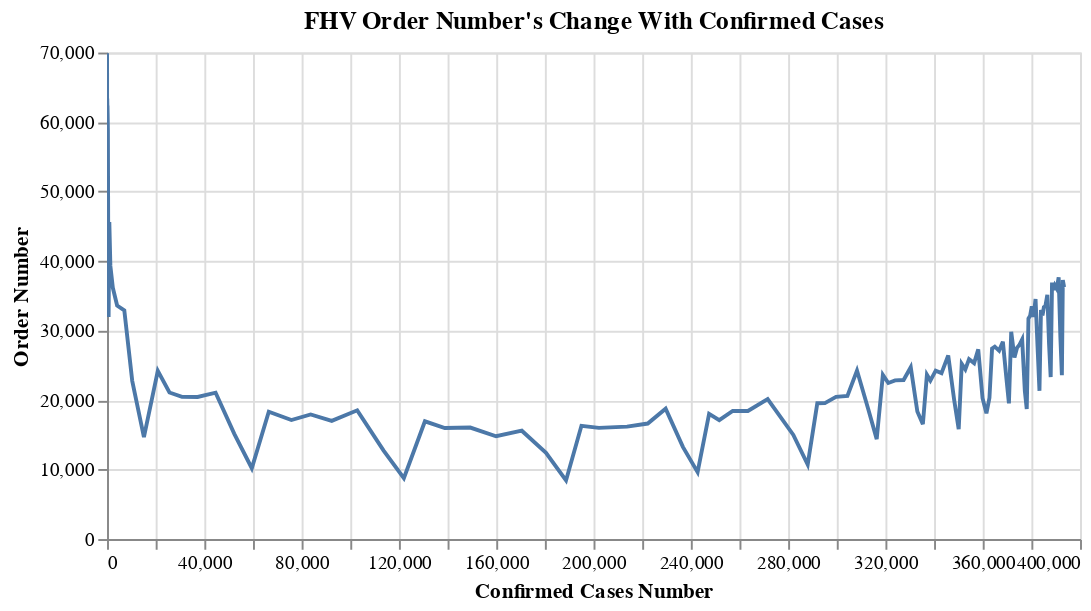

Here is the notebook cell this chart was saved with:
### Markdown cell above
## Relationship between confirmed cases and for hire vehicle order number

### Code cell
fhv_chart = alt.Chart(fhv_2020_covid, title="FHV Order Number's Change With Confirmed Cases").mark_line().encode(
    x="positive:Q",
    y="count2020:Q",
    tooltip=list(fhv_2020_covid.columns)
).properties(
    width=500,
    height=250
).interactive()

fhv_chart.encoding.x.title = "Confirmed Cases Number"
fhv_chart.encoding.y.title = "Order Number"

fhv_chart

### Figure 1 — Vega-Lite specification as saved in the notebook (floating-point values rounded to 4 significant figures)
{"config": {"view": {"continuousWidth": 400, "continuousHeight": 300}}, "data": {"name": "data-33af0f936c53148784758924240506a1"}, "mark": "line", "encoding": {"tooltip": [{"type": "nominal", "field": "date2020"}, {"type": "quantitative", "field": "count2020"}, {"type": "quantitative", "field": "positive"}], "x": {"type": "quantitative", "field": "positive", "title": "Confirmed Cases Number"}, "y": {"type": "quantitative", "field": "count2020", "title": "Order Number"}}, "height": 250, "selection": {"selector002": {"type": "interval", "bind": "scales", "encodings": ["x", "y"]}}, "title": "FHV Order Number's Change With Confirmed Cases", "width": 500, "$schema": "https://vega.github.io/schema/vega-lite/v4.8.1.json", "datasets": {"data-33af0f936c53148784758924240506a1": [{"date2020": "2020-03-01", "count2020": 44800, "positive": 0}, {"date2020": "2020-03-02", "count2020": 65168, "positive": 0}, {"date2020": "2020-03-03", "count2020": 68632, "positive": 1}, {"date2020": "2020-03-04", "count2020": 69476, "positive": 1}, {"date2020": "2020-03-05", "count2020": 69880, "positive": 3}, {"date2020": "2020-03-06", "count2020": 67153, "positive": 25}, {"date2020": "2020-03-07", "count2020": 50052, "positive": 36}, {"date2020": "2020-03-08", "count2020": 42517, "positive": 60}, {"date2020": "2020-03-09", "count2020": 63384, "positive": 88}, {"date2020": "2020-03-10", "count2020": 61867, "positive": 151}, {"date2020": "2020-03-11", "count2020": 62381, "positive": 195}, {"date2020": "2020-03-12", "count2020": 61250, "positive": 251}, {"date2020": "2020-03-13", "count2020": 58889, "positive": 353}, {"date2020": "2020-03-14", "count2020": 40668, "positive": 517}, {"date2020": "2020-03-15", "count2020": 31959, "positive": 648}, {"date2020": "2020-03-16", "count2020": 45625, "positive": 942}, {"date2020": "2020-03-17", "count2020": 39302, "positive": 1374}, {"date2020": "2020-03-18", "count2020": 36151, "positive": 2383}, {"date2020": "2020-03-19", "count2020": 33596, "positive": 4152}, {"date2020": "2020-03-20", "count2020": 32910, "positive": 7102}, {"date2020": "2020-03-21", "count2020": 22765, "positive": 10356}, {"date2020": "2020-03-22", "count2020": 14668, "positive": 15168}, {"date2020": "2020-03-23", "count2020": 24204, "positive": 20875}, {"date2020": "2020-03-24", "count2020": 21090, "positive": 25665}, {"date2020": "2020-03-25", "count2020": 20451, "positive": 30810}, {"date2020": "2020-03-26", "count2020": 20442, "positive": 37258}, {"date2020": "2020-03-27", "count2020": 21060, "positive": 44637}, {"date2020": "2020-03-28", "count2020": 15132, "positive": 52318}, {"date2020": "2020-03-29", "count2020": 10186, "positive": 59513}, {"date2020": "2020-03-30", "count2020": 18325, "positive": 66497}, {"date2020": "2020-03-31", "count2020": 17125, "positive": 75795}, {"date2020": "2020-04-01", "count2020": 17926, "positive": 83712}, {"date2020": "2020-04-02", "count2020": 16999, "positive": 92381}, {"date2020": "2020-04-03", "count2020": 18522, "positive": 102863}, {"date2020": "2020-04-04", "count2020": 12732, "positive": 113704}, {"date2020": "2020-04-05", "count2020": 8747, "positive": 122031}, {"date2020": "2020-04-06", "count2020": 16942, "positive": 130689}, {"date2020": "2020-04-07", "count2020": 15978, "positive": 138863}, {"date2020": "2020-04-08", "count2020": 16043, "positive": 149316}, {"date2020": "2020-04-09", "count2020": 14787, "positive": 159937}, {"date2020": "2020-04-10", "count2020": 15590, "positive": 170512}, {"date2020": "2020-04-11", "count2020": 12411, "positive": 180458}, {"date2020": "2020-04-12", "count2020": 8436, "positive": 188694}, {"date2020": "2020-04-13", "count2020": 16288, "positive": 195031}, {"date2020": "2020-04-14", "count2020": 16002, "positive": 202208}, {"date2020": "2020-04-15", "count2020": 16177, "positive": 213779}, {"date2020": "2020-04-16", "count2020": 16618, "positive": 222284}, {"date2020": "2020-04-17", "count2020": 18758, "positive": 229642}, {"date2020": "2020-04-18", "count2020": 13264, "positive": 236732}, {"date2020": "2020-04-19", "count2020": 9626, "positive": 242786}, {"date2020": "2020-04-20", "count2020": 18022, "positive": 247512}, {"date2020": "2020-04-21", "count2020": 17103, "positive": 251690}, {"date2020": "2020-04-22", "count2020": 18436, "positive": 257216}, {"date2020": "2020-04-23", "count2020": 18425, "positive": 263460}, {"date2020": "2020-04-24", "count2020": 20122, "positive": 271590}, {"date2020": "2020-04-25", "count2020": 14988, "positive": 282143}, {"date2020": "2020-04-26", "count2020": 10703, "positive": 288045}, {"date2020": "2020-04-27", "count2020": 19543, "positive": 291996}, {"date2020": "2020-04-28", "count2020": 19553, "positive": 295106}, {"date2020": "2020-04-29", "count2020": 20449, "positive": 299691}, {"date2020": "2020-04-30", "count2020": 20590, "positive": 304372}, {"date2020": "2020-05-01", "count2020": 24246, "positive": 308314}, {"date2020": "2020-05-02", "count2020": 18639, "positive": 312977}, {"date2020": "2020-05-03", "count2020": 14377, "positive": 316415}, {"date2020": "2020-05-04", "count2020": 23615, "positive": 318953}, {"date2020": "2020-05-05", "count2020": 22456, "positive": 321192}, {"date2020": "2020-05-06", "count2020": 22825, "positive": 323978}, {"date2020": "2020-05-07", "count2020": 22875, "positive": 327469}, {"date2020": "2020-05-08", "count2020": 24714, "positive": 330407}, {"date2020": "2020-05-09", "count2020": 18349, "positive": 333122}, {"date2020": "2020-05-10", "count2020": 16535, "positive": 335395}, {"date2020": "2020-05-11", "count2020": 23643, "positive": 337055}, {"date2020": "2020-05-12", "count2020": 22798, "positive": 338485}, {"date2020": "2020-05-13", "count2020": 24229, "positive": 340661}, {"date2020": "2020-05-14", "count2020": 23881, "positive": 343051}, {"date2020": "2020-05-15", "count2020": 26425, "positive": 345813}, {"date2020": "2020-05-16", "count2020": 20094, "positive": 348232}, {"date2020": "2020-05-17", "count2020": 15821, "positive": 350121}, {"date2020": "2020-05-18", "count2020": 25199, "positive": 351371}, {"date2020": "2020-05-19", "count2020": 24410, "positive": 352845}, {"date2020": "2020-05-20", "count2020": 25883, "positive": 354370}, {"date2020": "2020-05-21", "count2020": 25312, "positive": 356458}, {"date2020": "2020-05-22", "count2020": 27286, "positive": 358154}, {"date2020": "2020-05-23", "count2020": 20273, "positive": 359926}, {"date2020": "2020-05-24", "count2020": 18086, "positive": 361515}, {"date2020": "2020-05-25", "count2020": 20318, "positive": 362764}, {"date2020": "2020-05-26", "count2020": 27400, "positive": 363836}, {"date2020": "2020-05-27", "count2020": 27684, "positive": 364965}, {"date2020": "2020-05-28", "count2020": 27110, "positive": 366733}, {"date2020": "2020-05-29", "count2020": 28379, "positive": 368284}, {"date2020": "2020-05-30", "count2020": 23392, "positive": 369660}, {"date2020": "2020-05-31", "count2020": 19524, "positive": 370770}, {"date2020": "2020-06-01", "count2020": 29834, "positive": 371711}, {"date2020": "2020-06-02", "count2020": 26118, "positive": 373040}, {"date2020": "2020-06-03", "count2020": 27505, "positive": 374085}, {"date2020": "2020-06-04", "count2020": 27979, "positive": 375133}, {"date2020": "2020-06-05", "count2020": 28727, "positive": 376208}, {"date2020": "2020-06-06", "count2020": 21305, "positive": 377316}, {"date2020": "2020-06-07", "count2020": 18722, "positive": 378097}, {"date2020": "2020-06-08", "count2020": 31724, "positive": 378799}, {"date2020": "2020-06-09", "count2020": 32110, "positive": 379482}, {"date2020": "2020-06-10", "count2020": 33479, "positive": 380156}, {"date2020": "2020-06-11", "count2020": 31975, "positive": 380892}, {"date2020": "2020-06-12", "count2020": 34528, "positive": 381714}, {"date2020": "2020-06-13", "count2020": 26921, "positive": 382630}, {"date2020": "2020-06-14", "count2020": 21329, "positive": 383324}, {"date2020": "2020-06-15", "count2020": 32966, "positive": 383944}, {"date2020": "2020-06-16", "count2020": 32161, "positive": 384575}, {"date2020": "2020-06-17", "count2020": 33368, "positive": 385142}, {"date2020": "2020-06-18", "count2020": 33532, "positive": 385760}, {"date2020": "2020-06-19", "count2020": 35125, "positive": 386556}, {"date2020": "2020-06-20", "count2020": 28054, "positive": 387272}, {"date2020": "2020-06-21", "count2020": 23302, "positive": 387936}, {"date2020": "2020-06-22", "count2020": 36900, "positive": 388488}, {"date2020": "2020-06-23", "count2020": 35850, "positive": 389085}, {"date2020": "2020-06-24", "count2020": 36509, "positive": 389666}, {"date2020": "2020-06-25", "count2020": 36050, "positive": 390415}, {"date2020": "2020-06-26", "count2020": 37655, "positive": 391220}, {"date2020": "2020-06-27", "count2020": 29040, "positive": 391923}, {"date2020": "2020-06-28", "count2020": 23562, "positive": 392539}, {"date2020": "2020-06-29", "count2020": 37264, "positive": 392930}, {"date2020": "2020-06-30", "count2020": 36260, "positive": 393454}]}}
